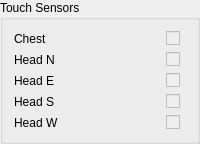
     <widget class="QGroupBox" name="groupBox_5">
      <property name="font">
       <font>
        <pointsize>9</pointsize>
       </font>
      </property>
      <property name="title">
       <string>Touch Sensors</string>
      </property>
      <layout class="QGridLayout" name="gridLayout_5">
       <item row="3" column="0">
        <widget class="QLabel" name="label_19">
         <property name="font">
          <font>
           <pointsize>9</pointsize>
          </font>
         </property>
         <property name="text">
          <string>Head S</string>
         </property>
        </widget>
       </item>
       <item row="3" column="1">
        <widget class="QCheckBox" name="touch_head_s">
         <property name="enabled">
          <bool>false</bool>
         </property>
         <property name="maximumSize">
          <size>
           <width>20</width>
           <height>16777215</height>
          </size>
         </property>
         <property name="font">
          <font>
           <pointsize>9</pointsize>
          </font>
         </property>
         <property name="text">
          <string/>
         </property>
        </widget>
       </item>
       <item row="4" column="0">
        <widget class="QLabel" name="label_21">
         <property name="font">
          <font>
           <pointsize>9</pointsize>
          </font>
         </property>
         <property name="text">
          <string>Head W</string>
         </property>
        </widget>
       </item>
       <item row="4" column="1">
        <widget class="QCheckBox" name="touch_head_w">
         <property name="enabled">
          <bool>false</bool>
         </property>
         <property name="maximumSize">
          <size>
           <width>20</width>
           <height>16777215</height>
          </size>
         </property>
         <property name="font">
          <font>
           <pointsize>9</pointsize>
          </font>
         </property>
         <property name="text">
          <string/>
         </property>
        </widget>
       </item>
       <item row="2" column="0">
        <widget class="QLabel" name="label_17">
         <property name="font">
          <font>
           <pointsize>9</pointsize>
          </font>
         </property>
         <property name="text">
          <string>Head E</string>
         </property>
        </widget>
       </item>
       <item row="1" column="0">
        <widget class="QLabel" name="label_18">
         <property name="font">
          <font>
           <pointsize>9</pointsize>
          </font>
         </property>
         <property name="text">
          <string>Head N</string>
         </property>
        </widget>
       </item>
       <item row="0" column="0">
        <widget class="QLabel" name="label_16">
         <property name="font">
          <font>
           <pointsize>9</pointsize>
          </font>
         </property>
         <property name="text">
          <string>Chest</string>
         </property>
        </widget>
       </item>
       <item row="0" column="1">
        <widget class="QCheckBox" name="touch_chest">
         <property name="enabled">
          <bool>false</bool>
         </property>
         <property name="sizePolicy">
          <sizepolicy hsizetype="Minimum" vsizetype="Fixed">
           <horstretch>0</horstretch>
           <verstretch>0</verstretch>
          </sizepolicy>
         </property>
         <property name="minimumSize">
          <size>
           <width>20</width>
           <height>0</height>
          </size>
         </property>
         <property name="maximumSize">
          <size>
           <width>20</width>
           <height>16777215</height>
          </size>
         </property>
         <property name="font">
          <font>
           <pointsize>9</pointsize>
          </font>
         </property>
         <property name="text">
          <string/>
         </property>
        </widget>
       </item>
       <item row="1" column="1">
        <widget class="QCheckBox" name="touch_head_n">
         <property name="enabled">
          <bool>false</bool>
         </property>
         <property name="maximumSize">
          <size>
           <width>20</width>
           <height>16777215</height>
          </size>
         </property>
         <property name="font">
          <font>
           <pointsize>9</pointsize>
          </font>
         </property>
         <property name="text">
          <string/>
         </property>
        </widget>
       </item>
       <item row="2" column="1">
        <widget class="QCheckBox" name="touch_head_e">
         <property name="enabled">
          <bool>false</bool>
         </property>
         <property name="maximumSize">
          <size>
           <width>20</width>
           <height>16777215</height>
          </size>
         </property>
         <property name="font">
          <font>
           <pointsize>9</pointsize>
          </font>
         </property>
         <property name="text">
          <string/>
         </property>
        </widget>
       </item>
      </layout>
     </widget>
